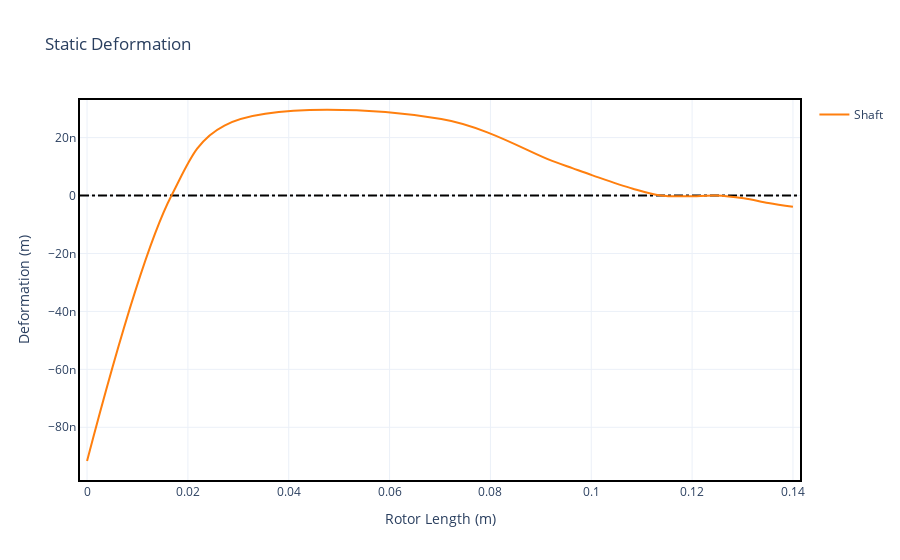

Notebook cell for this chart:
### Markdown cell above
#### 4.2.2 - Expected Deformation

### Code cell
static.plot_deformation()

### Figure 1 — Plotly figure (JSON) as saved in the notebook; plotly's stock layout.template omitted (floating-point values rounded to 4 significant figures)
{"data": [{"hoverinfo": "none", "line": {"color": "black", "dash": "dashdot"}, "mode": "lines", "showlegend": false, "type": "scatter", "x": [-0.0014, 0.1414], "y": [0, 0]}, {"hovertemplate": "Rotor Length (m): %{x:.2f}<br>Displacement (m): %{y:.2e}", "line": {"shape": "spline", "smoothing": 1}, "mode": "lines", "name": "Shaft", "showlegend": true, "type": "scatter", "x": [0.0, 0.01675, 0.02725, 0.07025, 0.09225, 0.09625, 0.1003, 0.1083, 0.1138, 0.1193, 0.1248, 0.1303, 0.1351, 0.14], "y": [-9.163e-08, -1.391e-19, 2.416e-08, 2.642e-08, 1.195e-08, 9.45e-09, 6.97e-09, 2.339e-09, 2e-20, -2.721e-10, -2.615e-20, -9.79e-10, -2.576e-09, -3.896e-09]}], "layout": {"title": {"text": "Static Deformation"}, "xaxis": {"title": {"text": "Rotor Length (m)"}}, "yaxis": {"title": {"text": "Deformation (m)"}}}}
